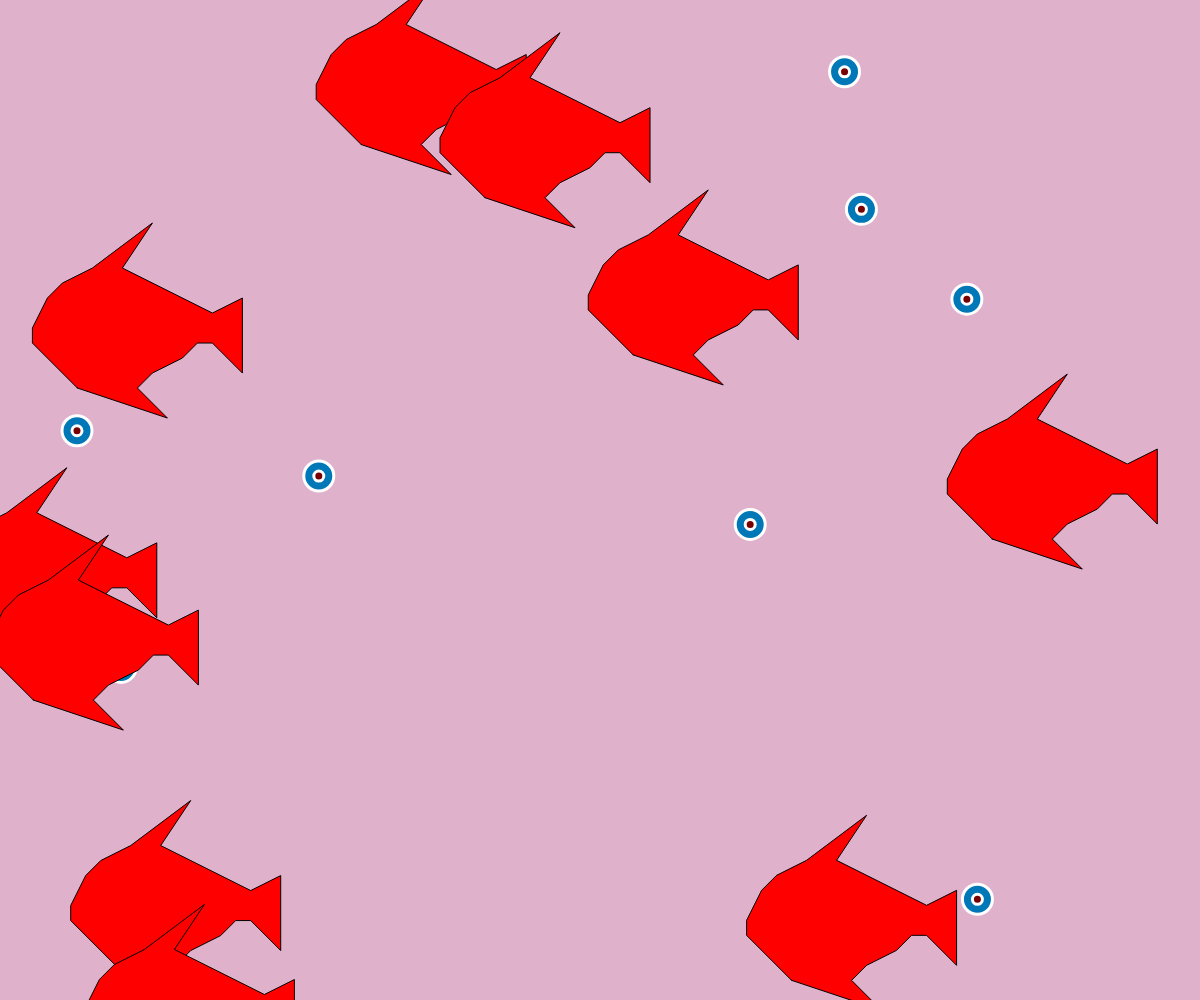
Frame 1 (no input)
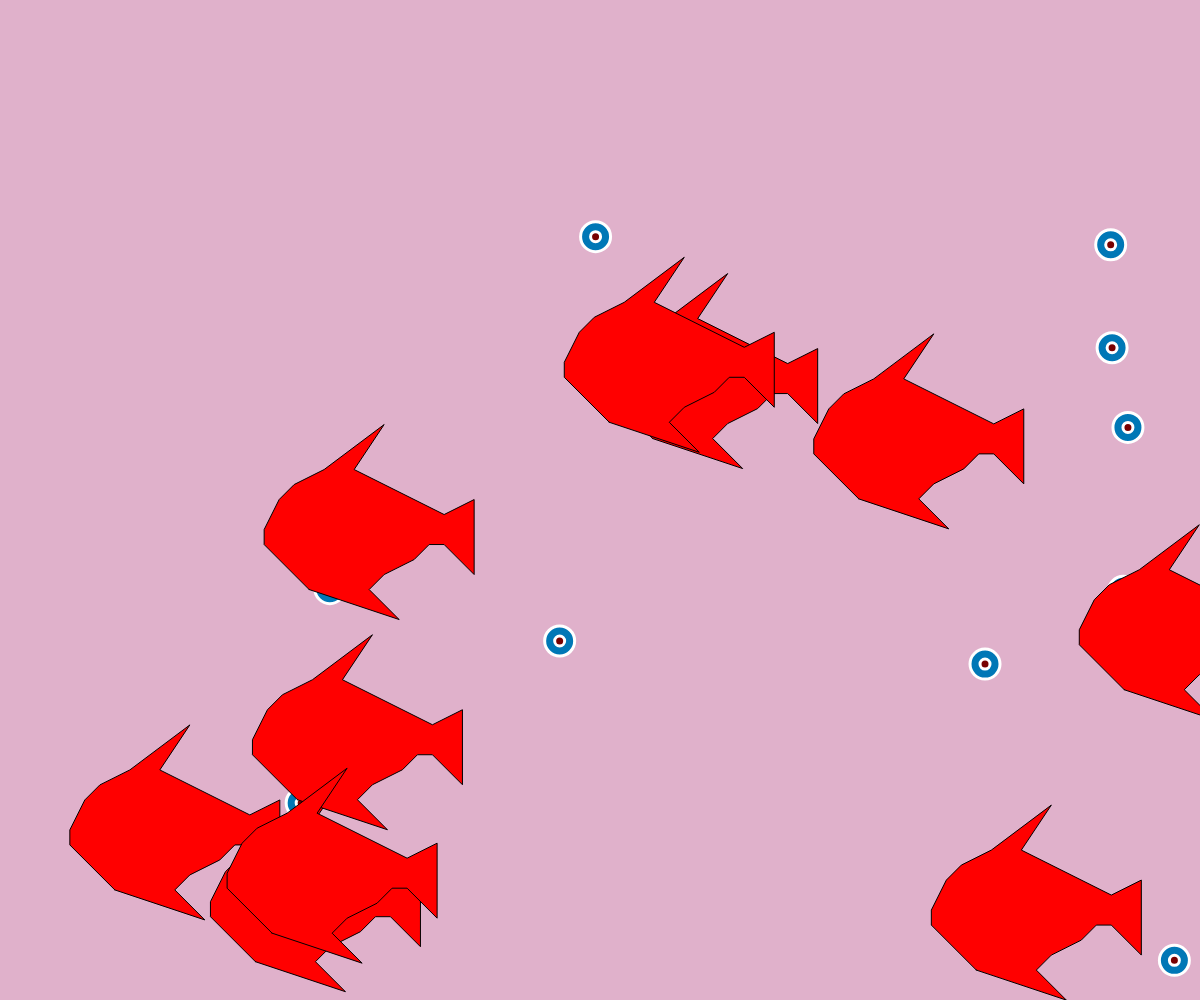
Frame 60 (no input)
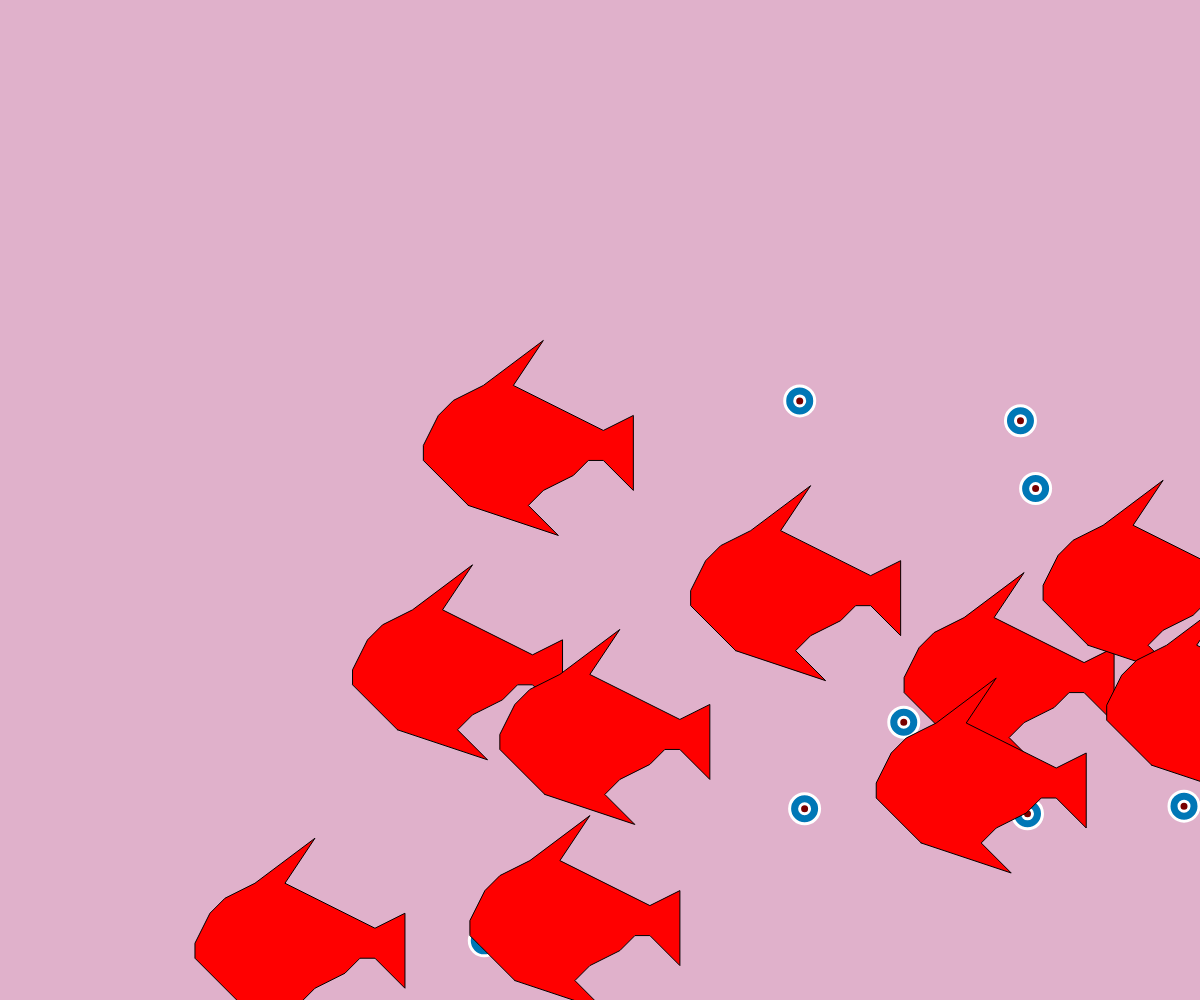
Frame 120 (the mouse pressed at the canvas centre since frame 60)

The p5.js sketch that drew these frames (run headless with seeded random() and noise() and a simulated clock; from frame 60 on, the mouse is pressed at the canvas centre):

// p5.js sketch
// ── sketch.js
let circles = []; // 儲存所有圓的資料
let points = [[-3, 5], [3, 7], [1, 5], [2, 4], [4, 3], [5, 2], [6, 2], [8, 4], [8, -1], [6, 0], [0, -3], [2, -6], [-2, -3], [-4, -2], [-5, -1], [-6, 1], [-6, 2]];
let lines = []; // 儲存所有線的資料
let size = 15; // 縮小線條的大小

function setup() {
  createCanvas(windowWidth, windowHeight); // 畫布大小
  background('#e0b1cb'); // 背景顏色

  // 初始化圓的位置和速度
  for (let i = 0; i < 10; i++) { // 圓的數量
    circles.push({ // 新增圓的資料
      x: random(windowWidth),
      y: random(windowHeight), // 隨機位置
      xSpeed: random(2, 5),
      ySpeed: random(2, 3) // 隨機速度
    });
  }

  // 初始化線的位置和速度
  for (let i = 0; i < 10; i++) {
    lines.push({
      x: random(windowWidth),
      y: random(windowHeight),
      xSpeed: random(2, 5),
      ySpeed: random(2, 5)
    });
  }
}

function draw() {
  background('#e0b1cb'); // 背景顏色

  for (let i = 0; i < circles.length; i++) { // 畫出所有圓
    let circle = circles[i]; // 取得圓的資料

    // 更新圓的位置
    circle.x += circle.xSpeed; // x座標
    circle.y += circle.ySpeed; // y座標

    // 檢查圓是否超出畫布邊界，並反轉速度
    if (circle.x < 0 || circle.x > windowWidth) { // 畫布的寬度
      circle.xSpeed *= -1; // 反轉速度
    }
    if (circle.y < 0 || circle.y > windowHeight) { // 畫布的高度
      circle.ySpeed *= -1; // 反轉速度
    }

    // 畫大圓
    fill('#0077b6'); // 填滿顏色
    strokeWeight(3); // 線條粗細
    stroke(255); // 線條顏色
    ellipse(circle.x, circle.y, 30, 30); // 縮小大圓的位置

    // 在大圓中間畫小圓
    fill('#780000'); // 填滿顏色
    ellipse(circle.x, circle.y, 10, 10); // 縮小小圓的位置
  }

  for (let i = 0; i < lines.length; i++) {
    let lineData = lines[i]; // 取得線的資料

    // 更新線的位置
    lineData.x += lineData.xSpeed;
    lineData.y += lineData.ySpeed;

    // 檢查線是否超出畫布邊界，並反轉速度
    if (lineData.x < 0 || lineData.x > windowWidth) {
      lineData.xSpeed *= -1;
    }
    if (lineData.y < 0 || lineData.y > windowHeight) {
      lineData.ySpeed *= -1;
    }

    // 畫線
    strokeWeight(1); // 縮小線條粗細
    stroke(0); // 線條顏色
    fill(255, 0, 0); // 填滿顏色
    beginShape(); // 開始圖形
    for (let j = 0; j < points.length; j++) {
      let x = lineData.x + points[j][0] * size; // 縮小線的點
      let y = lineData.y + points[j][1] * size;
      vertex(x, y); // 線的點
    }
    endShape(CLOSE); // 關閉圖形
  }
}
